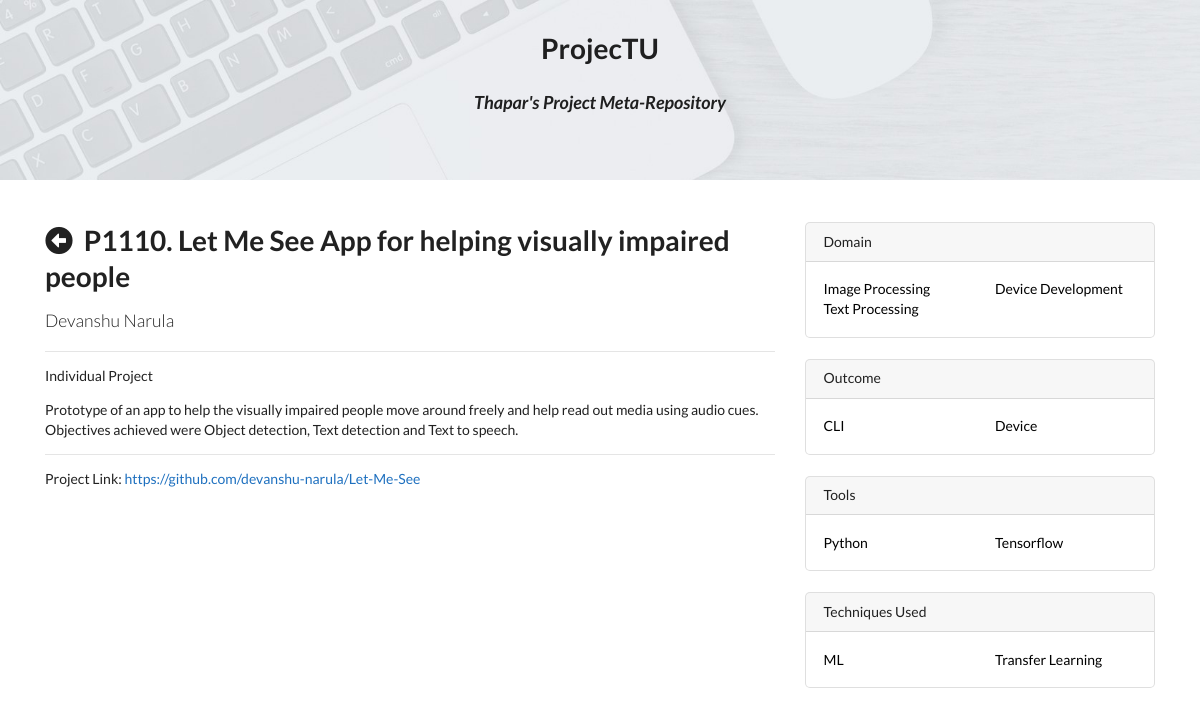
/project.php?id=110, run on the app's committed database.
### tables this page shows
CREATE TABLE `project` (
  `pid` int(11) NOT NULL,
  `title` text NOT NULL,
  `summary` text NOT NULL,
  `size` int(10) NOT NULL,
  `leader` text NOT NULL,
  `link` text NOT NULL
);

CREATE TABLE `domain` (
  `pid` int(11) NOT NULL,
  `value` varchar(1000) NOT NULL
);

CREATE TABLE `outcome` (
  `pid` int(11) NOT NULL,
  `value` varchar(1000) NOT NULL
);

CREATE TABLE `tools` (
  `pid` int(11) NOT NULL,
  `value` varchar(100) NOT NULL
);

CREATE TABLE `technique` (
  `pid` int(11) NOT NULL,
  `value` varchar(1000) NOT NULL
);

### project.php (the view, shortened to what this page needs)
<!DOCTYPE html>
<html>
<head>
	<link rel="stylesheet" href="https://stackpath.bootstrapcdn.com/bootstrap/4.1.3/css/bootstrap.min.css">
	<link rel="stylesheet" href="https://use.fontawesome.com/releases/v5.3.1/css/all.css">
	<link rel='stylesheet' href='https://cdn.jsdelivr.net/npm/semantic-ui@2.2.13/dist/semantic.min.css'>
	<link rel='stylesheet' href='css/style.css'>
</head>
<body>
	<div class="jumbotron jumbotron-main mb-4" style="height: 180px;">
		<center>
			<h1>ProjecTU</h1>
			<h3><i>Thapar's Project Meta-Repository</i></h3>
		</center>
	</div>
	<div class="container">
		<div class="row">
			<?php
				require_once 'connection.php';
				if(isset($_GET['id'])) {
					$pid = $_GET['id'];
					$sql = "SELECT pid, title, summary, size, leader, link FROM project WHERE project.pid = $pid";
					$result = $con->query($sql);
					if ($result->num_rows == 1) {
						$row = $result->fetch_assoc();
						$team = ($row['size'] > 1) ? 'Group Project ('.$row['size'].' members)' : 'Individual Project';
						echo
						'<div class="col-lg-8">
							<h1 class="mt-4">
								<i class="fas fa-arrow-alt-circle-left" onclick="back(); return false;"></i>&nbsp;&nbsp;P1'.
								$pid.'. '.
								$row['title'].
							'</h1>
							<p class="lead">
								<a>'.$row['leader'].'</a>
							</p>
							<hr>
							<p>'.$team.'</p>
							<p>'.$row['summary'].'</p>';
						if($row['link']) echo
							'<hr><p>Project Link: <a href="'.$row['link'].'" target="_new" style="color:#1E70BF;">'.$row['link'].'</a></p>';
						echo
						'</div>';
						echo '
						<div class="col-md-4">';
						$sql = "SELECT value FROM domain WHERE pid = $pid";
						$domainRes = $con->query($sql);
						if($domainRes->num_rows > 0) {
							echo '
							<div class="card my-4">
								<h6 class="card-header">Domain</h6>
								<div class="card-body">
									<div class="row">
										<div class="col-lg-6">
											<ul class="list-unstyled mb-0">';
							$i = 0;
							for(; $i< ($domainRes->num_rows / 2); $i++) {
								$domainRow = $domainRes->fetch_assoc();
								echo
												'<li>
													<a href="list.php?domain[]='.$domainRow['value'].'">'.ucwords($domainRow['value']).'</a>
												</li>';
							}
							echo
											'</ul>
										</div>
										<div class="col-lg-6">
											<ul class="list-unstyled mb-0">';
							for(; $i < $domainRes->num_rows ; $i++) {
								$domainRow = $domainRes->fetch_assoc();
								echo
												'<li>
													<a href="list.php?domain[]='.$domainRow['value'].'">'.ucwords($domainRow['value']).'</a>
												</li>';
							}
							echo
											'</ul>
										</div>
									</div>
								</div>
							</div>';
						}
						$sql = "SELECT value FROM outcome WHERE pid = $pid";
						$outcomeRes = $con->query($sql);
						if($outcomeRes->num_rows > 0) {
							echo '
							<div class="card my-4">
								<h6 class="card-header">Outcome</h6>
								<div class="card-body">
									<div class="row">
										<div class="col-lg-6">
											<ul class="list-unstyled mb-0">';
							$i = 0;
							for(; $i< ($outcomeRes->num_rows / 2); $i++) {
								$outcomeRow = $outcomeRes->fetch_assoc();
								echo
												'<li>
													<a href="list.php?outcome[]='.$outcomeRow['value'].'">'.ucwords($outcomeRow['value']).'</a>
												</li>';
							}
							echo
											'</ul>
										</div>
										<div class="col-lg-6">
											<ul class="list-unstyled mb-0">';
							for(; $i < $outcomeRes->num_rows ; $i++) {
								$outcomeRow = $outcomeRes->fetch_assoc();
								echo
												'<li>
													<a href="list.php?outcome[]='.$outcomeRow['value'].'">'.ucwords($outcomeRow['value']).'</a>
												</li>';
							}
							echo
											'</ul>
										</div>
									</div>
								</div>
							</div>';
						}
						$sql = "SELECT value FROM tools WHERE pid = $pid";
						$toolsRes = $con->query($sql);
						if($toolsRes->num_rows > 0) {
							echo '
							<div class="card my-4">
								<h6 class="card-header">Tools</h6>
								<div class="card-body">
									<div class="row">
										<div class="col-lg-6">
											<ul class="list-unstyled mb-0">';
							$i = 0;
							for(; $i< ($toolsRes->num_rows / 2); $i++) {
								$toolsRow = $toolsRes->fetch_assoc();
								echo
												'<li>
													<a href="list.php?tools[]='.$toolsRow['value'].'">'.ucwords($toolsRow['value']).'</a>
												</li>';
							}
							echo
											'</ul>
										</div>
										<div class="col-lg-6">
											<ul class="list-unstyled mb-0">';
							for(; $i < $toolsRes->num_rows ; $i++) {
								$toolsRow = $toolsRes->fetch_assoc();
								echo
												'<li>
													<a href="list.php?tools[]='.$toolsRow['value'].'">'.ucwords($toolsRow['value']).'</a>
												</li>';
							}
							echo
											'</ul>
										</div>
									</div>
								</div>
							</div>';
						}
						$sql = "SELECT value FROM technique WHERE pid = $pid";
						$techniqueRes = $con->query($sql);
						if($techniqueRes->num_rows > 0) {
							echo '
							<div class="card my-4">
								<h6 class="card-header">Techniques Used</h6>
								<div class="card-body">
									<div class="row">
										<div class="col-lg-6">
											<ul class="list-unstyled mb-0">';
							$i = 0;
							for(; $i< ($techniqueRes->num_rows / 2); $i++) {
								$techniqueRow = $techniqueRes->fetch_assoc();
								echo
												'<li>
													<a href="list.php?technique[]='.$techniqueRow['value'].'">'.ucwords($techniqueRow['value']).'</a>
												</li>';
							}
							echo
											'</ul>
										</div>
										<div class="col-lg-6">
											<ul class="list-unstyled mb-0">';
							for(; $i < $techniqueRes->num_rows ; $i++) {
								$techniqueRow = $techniqueRes->fetch_assoc();
								echo
												'<li>
													<a href="list.php?technique[]='.$techniqueRow['value'].'">'.ucwords($techniqueRow['value']).'</a>
												</li>';
							}
							echo
											'</ul>
										</div>
									</div>
								</div>
							</div>';
						}
					}
				}
			?>
		</div>
	</div>
</body>
</html>

### css/style.css (style rules this page uses)
a { color: #000; text-decoration: none; }
.jumbotron { background-color: #F2FAF9; padding: 30px; }
.jumbotron-main { background-image: url('../img/cover.jpg'); background-size: cover; height: 220px; transition: height 0.5s ease-out; border-radius: 0; margin-bottom: 0; }
.card { transition: background-color 0.5s ease-out; border-radius: 5px; }
.fa-arrow-alt-circle-left { cursor: pointer; }

### data on the page
project: title "Let Me See App for helping visually impaired people", leader "Devanshu Narula", size "Individual Project", summary "Prototype of an app to help the visually impaired people move around freely and help read out media using audio cues. Objectives achieved were Object detection, Text detection and Text to speech.", link "https://github.com/devanshu-narula/Let-Me-See"
domain: value "Image Processing"
domain: value "Text Processing"
domain: value "Device Development"
outcome: value "CLI"
outcome: value "Device"
tools: value "Python"
tools: value "Tensorflow"
technique: value "ML"
technique: value "Transfer Learning"

### other printed values
$pid "110"
